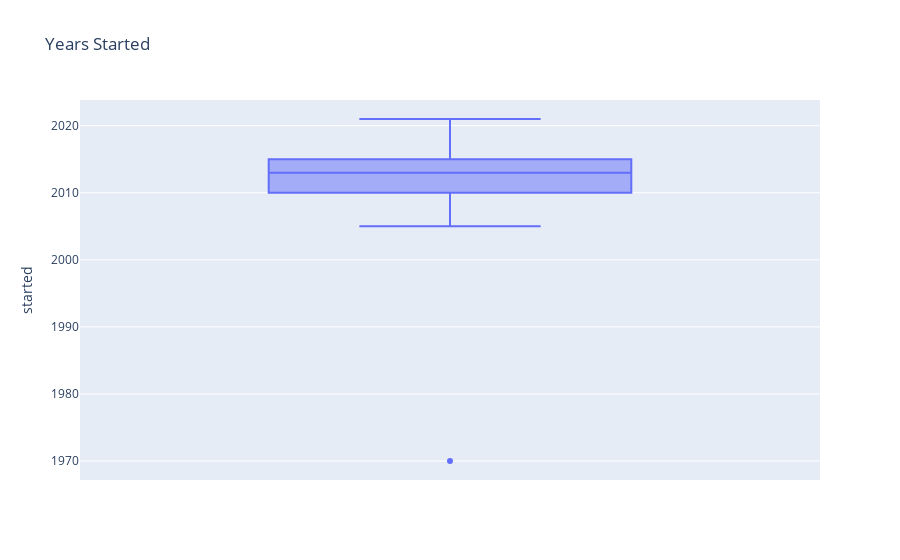

The code cell stored with this chart in its notebook:
### Markdown cell above
# Sección 3: Hacer una Cuadro

### Code cell
fig = px.box(df, y='started', title='Years Started')
fig.show()

### Figure 1 — Plotly figure (JSON) as saved in the notebook; plotly's stock layout.template omitted (floating-point values rounded to 4 significant figures; data arrays with more than 128 entries replaced by an {"elided": "..."} marker saying what was removed)
{"data": [{"alignmentgroup": "True", "hovertemplate": "started=%{y}<extra></extra>", "legendgroup": "", "marker": {"color": "#636efa"}, "name": "", "notched": false, "offsetgroup": "", "orientation": "v", "showlegend": false, "type": "box", "x0": " ", "xaxis": "x", "y": {"elided": "1000 int values"}, "y0": " ", "yaxis": "y"}], "layout": {"boxmode": "group", "legend": {"tracegroupgap": 0}, "title": {"text": "Years Started"}, "xaxis": {"anchor": "y", "domain": [0, 1]}, "yaxis": {"anchor": "x", "domain": [0, 1], "title": {"text": "started"}}}}
